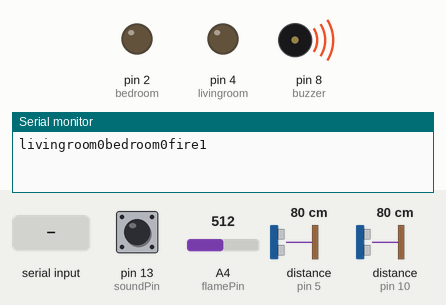
Bench run of a sketch on a simulated Arduino Uno, built with avr-gcc and run on an emulated ATmega328P. On the bench: output pins drawn as LEDs (lit = HIGH), buzzer (waves = sounding, pin HIGH), the last lines printed to the serial monitor. Wiring (inferred from the names in the program): 2 × ultrasonic range finder: trigger pin 6, echo pin 5 / trigger pin 11, echo pin 10. Inputs (shaded band) come from the test bench; at power-on: A4 (flamePin) = 512, pin 13 (soundPin) HIGH, distance to the obstacle (sensors on pin 5, pin 10) 80 cm. The echo pulse lasts 58.3 µs per cm; pins used as bus, display or sensor lines are not drawn.

Above: at 1.2 s.
1.3 s: A4 (flamePin) set to 43
2.8 s: A4 (flamePin) set to 37
At 3.5 s:
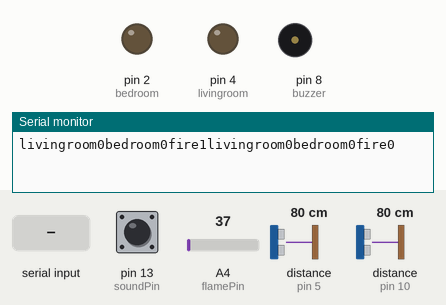
4.3 s: "2on" received over Serial
At 5.0 s:
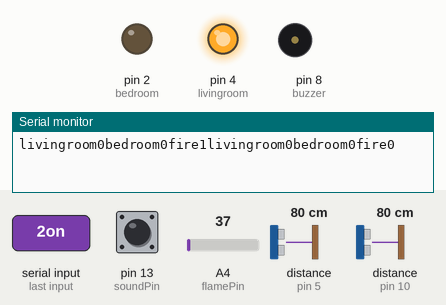
6.0 s: "1on" received over Serial
At 7.4 s:
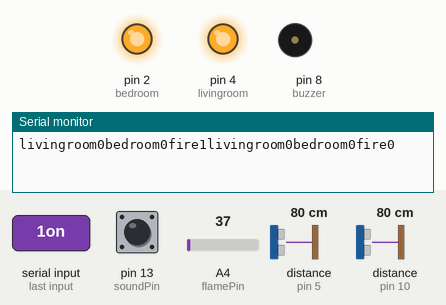
7.7 s: "2off" received over Serial
At 9.0 s:
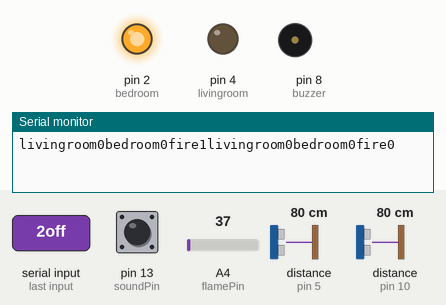
9.4 s: "warning1" received over Serial
At 10.2 s:
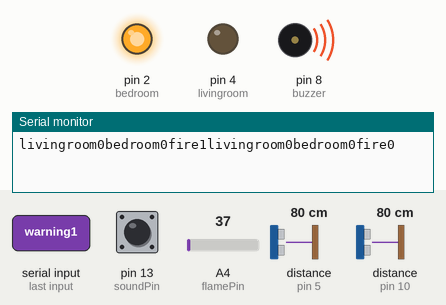
Timing chart, 0 to 12.1 s (numbered marks = the images above; inputs shaded):
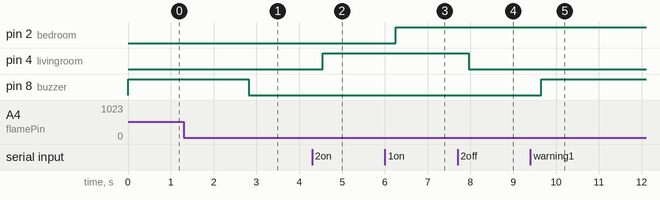

Measured:
- the behaviour switches between 41 and 40 on A4 (flamePin) (found by bisection; images 0 and 1)
- after the input at 1.3 s, every drawn part: stays the same
- after the input at 2.8 s, pin 8 (buzzer): HIGH → LOW at once
- after the input at 4.3 s, pin 4 (livingroom): LOW → HIGH after 0.25 s
- after the input at 6.0 s, pin 2 (bedroom): LOW → HIGH after 0.25 s
- after the input at 7.7 s, pin 4 (livingroom): HIGH → LOW after 0.26 s
- after the input at 9.4 s, pin 8 (buzzer): LOW → HIGH after 0.26 s

The sketch:

main.ino
```cpp
#define ultraSonicLivingTriggerPin 11
#define ultraSonicLivingEchoPin 10

#define ultraSonicBedroomTriggerPin 6
#define ultraSonicBedroomEchoPin 5

#define flamePin A4

#define soundPin 13
#define soundA0Pin A0

#define tempPin 9

#define livingroom 4
#define bedroom 2
#define fan 3
#define buzzer 8

// global value
unsigned long currentTime;
int sound = 1;

byte temperature = 0;

bool livingroomState = LOW;
bool bedroomState = LOW;
bool buzzerState = LOW;
bool isLivingRoomHavePeople = false;
bool isbedroomHavePeople = false;
bool isStageChange = false;
bool isTimer = false;
bool isFire = false;
int timer = 1;

String command = "";
unsigned long startTime;

void detectFire()
{
  int flame = analogRead(flamePin);
  if (flame > 40)
  {
    if (isFire != true)
    {
      isFire = true;
      buzzerState = HIGH;
      isStageChange = true;
    }
  }
  else
  {
    if (isFire != false)
    {
      isFire = false;
      buzzerState = LOW;
      isStageChange = true;
    }
  }
}

void timermode()
{
  unsigned long currentTime = millis();
  unsigned long elapsedTime = currentTime - startTime;
  if (elapsedTime >= timer * 1000)
  {
    livingroomState = LOW;
    bedroomState = LOW;
    startTime = millis();
    isStageChange = true;
  }
}

bool detecthuman(String room)
{
  if (room == "livingroom")
  {
    int duration, distance;
    digitalWrite(ultraSonicLivingTriggerPin, LOW);
    delayMicroseconds(2);
    digitalWrite(ultraSonicLivingTriggerPin, HIGH);
    delayMicroseconds(10);
    digitalWrite(ultraSonicLivingTriggerPin, LOW);
    duration = pulseIn(ultraSonicLivingEchoPin, HIGH);
    distance = duration * 0.034 / 2;
    if (distance < 20)
    {
      return true;
    }
    else
    {
      return false;
    }
  }
  else
  {
    int duration, distance;
    digitalWrite(ultraSonicBedroomTriggerPin, LOW);
    delayMicroseconds(2);
    digitalWrite(ultraSonicBedroomTriggerPin, HIGH);
    delayMicroseconds(10);
    digitalWrite(ultraSonicBedroomTriggerPin, LOW);
    duration = pulseIn(ultraSonicBedroomEchoPin, HIGH);
    distance = duration * 0.034 / 2;
    if (distance < 20)
    {
      return true;
    }
    else
    {
      return false;
    }
  }
}

void devicecontroller()
{

  if (sound == 0 && isbedroomHavePeople)
  {
    if (bedroomState)
    {
      bedroomState = LOW;
    }
    else
    {
      bedroomState = HIGH;
    }

    isStageChange = true;
  }
  else if (sound == 0 && isLivingRoomHavePeople)
  {
    if (livingroomState)
    {
      livingroomState = LOW;
    }
    else
    {
      livingroomState = HIGH;
    }
    isStageChange = true;
  }

  if (command == "2on")
  {
    livingroomState = HIGH;
  }
  else if (command == "2off")
  {
    livingroomState = LOW;
  }
  else if (command == "1on")
  {
    bedroomState = HIGH;
  }
  else if (command == "1off")
  {
    bedroomState = LOW;
  }
  else if (command == "warning1")
  {
    buzzerState = HIGH;
  }
  else if (command == "warning0")
  {
    buzzerState = LOW;
  }
  else if (command == "disabletimer")
  {
    isTimer = false;
  }
  else if (command.indexOf("timer") != -1 && command != "disabletimer")
  {
    isTimer = true;
    startTime = millis();
    timer = command.substring(5).toInt();
  }

  if (isTimer)
  {
    timermode();
  }
  digitalWrite(buzzer, buzzerState);
  digitalWrite(bedroom, bedroomState);
  digitalWrite(livingroom, livingroomState);
  command = "";
}

void sendData()
{
  if (isStageChange)
  {
    if (livingroomState)
    {
      Serial.write("livingroom1");
    }
    else
    {
      Serial.write("livingroom0");
    }

    if (bedroomState)
    {
      Serial.write("bedroom1");
    }
    else
    {
      Serial.write("bedroom0");
    }

    if (isFire)
    {
      Serial.write("fire1");
    }
    else
    {
      Serial.write("fire0");
    }

    isStageChange = false;
  }
}

void readCommand()
{
  if (Serial.available())
  {
    command = Serial.readString();
  }
}

void readData()
{
  detectFire();
  isLivingRoomHavePeople = detecthuman("livingroom");
  isbedroomHavePeople = detecthuman("bedroom");
  sound = digitalRead(soundPin);
  readCommand();
}

void setup()
{
  // put your setup code here, to run once:
  Serial.begin(9600);
  pinMode(tempPin, INPUT);

  pinMode(soundPin, INPUT);
  pinMode(soundA0Pin, INPUT);

  pinMode(ultraSonicLivingTriggerPin, OUTPUT);
  pinMode(ultraSonicLivingEchoPin, INPUT);

  pinMode(ultraSonicBedroomTriggerPin, OUTPUT);
  pinMode(ultraSonicBedroomEchoPin, INPUT);

  pinMode(flamePin, INPUT);

  pinMode(livingroom, OUTPUT);
  pinMode(bedroom, OUTPUT);
  pinMode(buzzer, OUTPUT);

  startTime = millis();
  Serial.setTimeout(250);
}

void loop()
{
  readData();
  devicecontroller();
  sendData();
}
```

buzzer.cpp
```cpp
#include "buzzer.h"

#define  a3f    208     // 208 Hz
#define  b3f    233     // 233 Hz
#define  b3     247     // 247 Hz
#define  c4     261     // 261 Hz MIDDLE C
#define  c4s    277     // 277 Hz
#define  e4f    311     // 311 Hz
#define  f4     349     // 349 Hz
#define  a4f    415     // 415 Hz
#define  b4f    466     // 466 Hz
#define  b4     493     // 493 Hz
#define  c5     523     // 523 Hz
#define  c5s    554     // 554 Hz
#define  e5f    622     // 622 Hz
#define  f5     698     // 698 Hz
#define  f5s    740     // 740 Hz
#define  a5f    831     // 831 Hz

#define rest    -1


int piezo = 1; // Connect your piezo buzzer to this pin or change it to match your circuit!
int led = LED_BUILTIN;

volatile int beatlength = 100; // determines tempo
float beatseparationconstant = 0.3;

int threshold;

int a; // part index
int b; // song index
int c; // lyric index

boolean flag;

// Parts 1 and 2 (Intro)

int song1_intro_melody[] =
{c5s, e5f, e5f, f5, a5f, f5s, f5, e5f, c5s, e5f, rest, a4f, a4f};

int song1_intro_rhythmn[] =
{6, 10, 6, 6, 1, 1, 1, 1, 6, 10, 4, 2, 10};

// Parts 3 or 5 (Verse 1)

int song1_verse1_melody[] =
{ rest, c4s, c4s, c4s, c4s, e4f, rest, c4, b3f, a3f,
  rest, b3f, b3f, c4, c4s, a3f, a4f, a4f, e4f,
  rest, b3f, b3f, c4, c4s, b3f, c4s, e4f, rest, c4, b3f, b3f, a3f,
  rest, b3f, b3f, c4, c4s, a3f, a3f, e4f, e4f, e4f, f4, e4f,
  c4s, e4f, f4, c4s, e4f, e4f, e4f, f4, e4f, a3f,
  rest, b3f, c4, c4s, a3f, rest, e4f, f4, e4f
};

int song1_verse1_rhythmn[] =
{ 2, 1, 1, 1, 1, 2, 1, 1, 1, 5,
  1, 1, 1, 1, 3, 1, 2, 1, 5,
  1, 1, 1, 1, 1, 1, 1, 2, 1, 1, 1, 1, 3,
  1, 1, 1, 1, 2, 1, 1, 1, 1, 1, 1, 4,
  5, 1, 1, 1, 1, 1, 1, 1, 2, 2,
  2, 1, 1, 1, 3, 1, 1, 1, 3
};

const char* lyrics_verse1[] =
{ "We're ", "no ", "strangers ", "", "to ", "love ", "", "\r\n",
  "You ", "know ", "the ", "rules ", "and ", "so ", "do ", "I\r\n",
  "A ", "full ", "commitment's ", "", "", "what ", "I'm ", "thinking ", "", "of", "\r\n",
  "You ", "wouldn't ", "", "get ", "this ", "from ", "any ", "", "other ", "", "guy\r\n",
  "I ", "just ", "wanna ", "", "tell ", "you ", "how ", "I'm ", "feeling", "\r\n",
  "Gotta ", "", "make ", "you ", "understand", "", "\r\n"
};

// Parts 4 or 6 (Chorus)

int song1_chorus_melody[] =
{ b4f, b4f, a4f, a4f,
  f5, f5, e5f, b4f, b4f, a4f, a4f, e5f, e5f, c5s, c5, b4f,
  c5s, c5s, c5s, c5s,
  c5s, e5f, c5, b4f, a4f, a4f, a4f, e5f, c5s,
  b4f, b4f, a4f, a4f,
  f5, f5, e5f, b4f, b4f, a4f, a4f, a5f, c5, c5s, c5, b4f,
  c5s, c5s, c5s, c5s,
  c5s, e5f, c5, b4f, a4f, rest, a4f, e5f, c5s, rest
};

int song1_chorus_rhythmn[] =
{ 1, 1, 1, 1,
  3, 3, 6, 1, 1, 1, 1, 3, 3, 3, 1, 2,
  1, 1, 1, 1,
  3, 3, 3, 1, 2, 2, 2, 4, 8,
  1, 1, 1, 1,
  3, 3, 6, 1, 1, 1, 1, 3, 3, 3, 1, 2,
  1, 1, 1, 1,
  3, 3, 3, 1, 2, 2, 2, 4, 8, 4
};

const char* lyrics_chorus[] =
{ "Never ", "", "gonna ", "", "give ", "you ", "up\r\n",
  "Never ", "", "gonna ", "", "let ", "you ", "down", "", "\r\n",
  "Never ", "", "gonna ", "", "run ", "around ", "", "", "", "and ", "desert ", "", "you\r\n",
  "Never ", "", "gonna ", "", "make ", "you ", "cry\r\n",
  "Never ", "", "gonna ", "", "say ", "goodbye ", "", "", "\r\n",
  "Never ", "", "gonna ", "", "tell ", "a ", "lie ", "", "", "and ", "hurt ", "you\r\n"
};

void play(){
  int notelength;
  if (a == 1 || a == 2) {
    // intro
    notelength = beatlength * song1_intro_rhythmn[b];
    if (song1_intro_melody[b] > 0) {
      digitalWrite(led, HIGH);
      tone(piezo, song1_intro_melody[b], notelength);
    }
    b++;
    if (b >= sizeof(song1_intro_melody) / sizeof(int)) {
      a++;
      b = 0;
      c = 0;
    }
  }
  else if (a == 3 || a == 5) {
    // verse
    notelength = beatlength * 2 * song1_verse1_rhythmn[b];
    if (song1_verse1_melody[b] > 0) {
      digitalWrite(led, HIGH);
      Serial.print(lyrics_verse1[c]);
      tone(piezo, song1_verse1_melody[b], notelength);
      c++;
    }
    b++;
    if (b >= sizeof(song1_verse1_melody) / sizeof(int)) {
      a++;
      b = 0;
      c = 0;
    }
  }
  else if (a == 4 || a == 6) {
    // chorus
    notelength = beatlength * song1_chorus_rhythmn[b];
    if (song1_chorus_melody[b] > 0) {
      digitalWrite(led, HIGH);
      Serial.print(lyrics_chorus[c]);
      tone(piezo, song1_chorus_melody[b], notelength);
      c++;
    }
    b++;
    if (b >= sizeof(song1_chorus_melody) / sizeof(int)) {
      Serial.println("");
      a++;
      b = 0;
      c = 0;
    }
  }
  delay(notelength);
  noTone(piezo);
  digitalWrite(led, LOW);
  delay(notelength * beatseparationconstant);
  if (a == 7) { // loop back around to beginning of song
    a = 1;
  }
}
```

buzzer.h
```cpp
#ifndef BUZZER_H
#define BUZZER_H
#include <Arduino.h>

void play();

#endif
```
